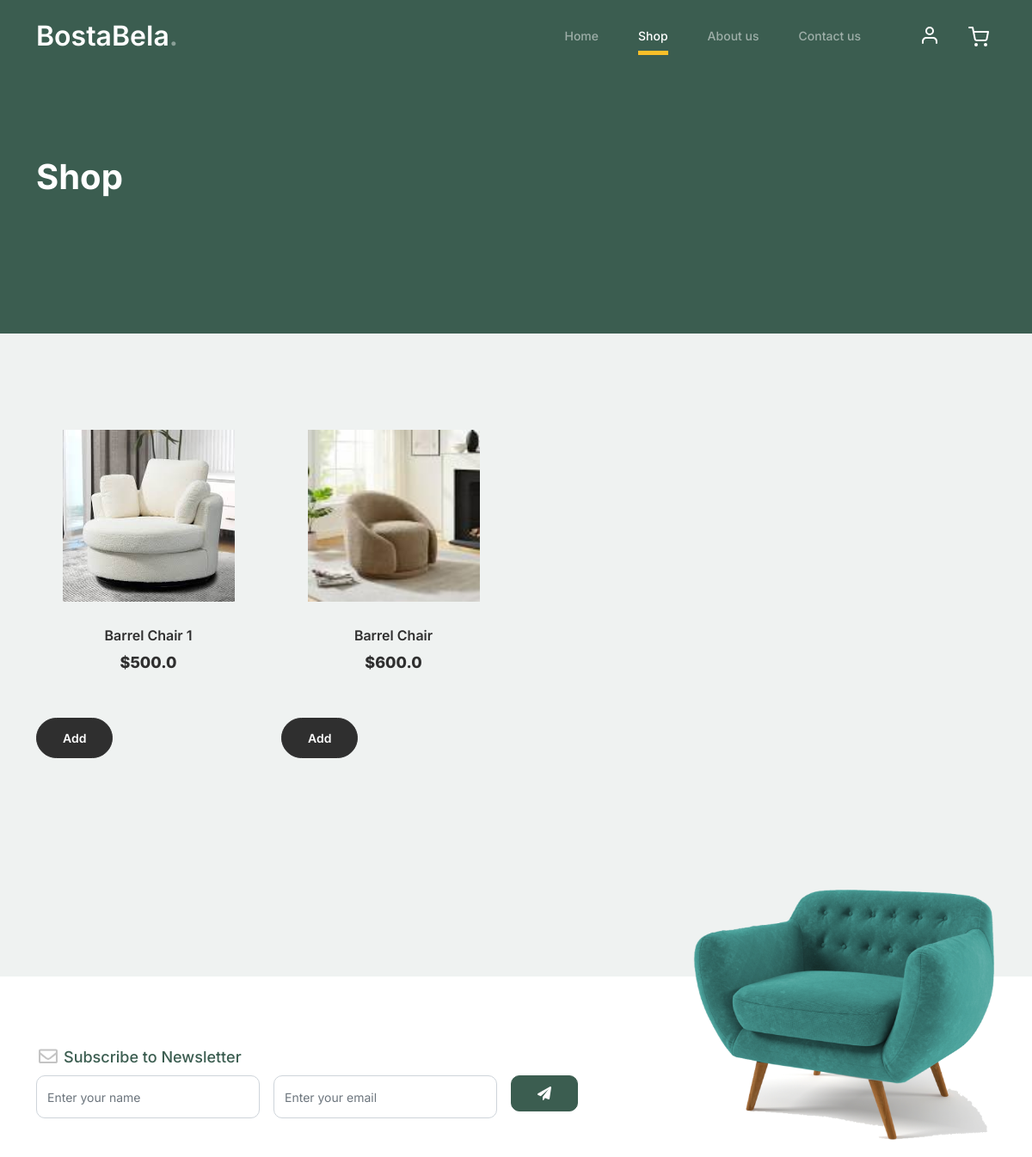
Page /shop/ (upper part) on the earlier database version.
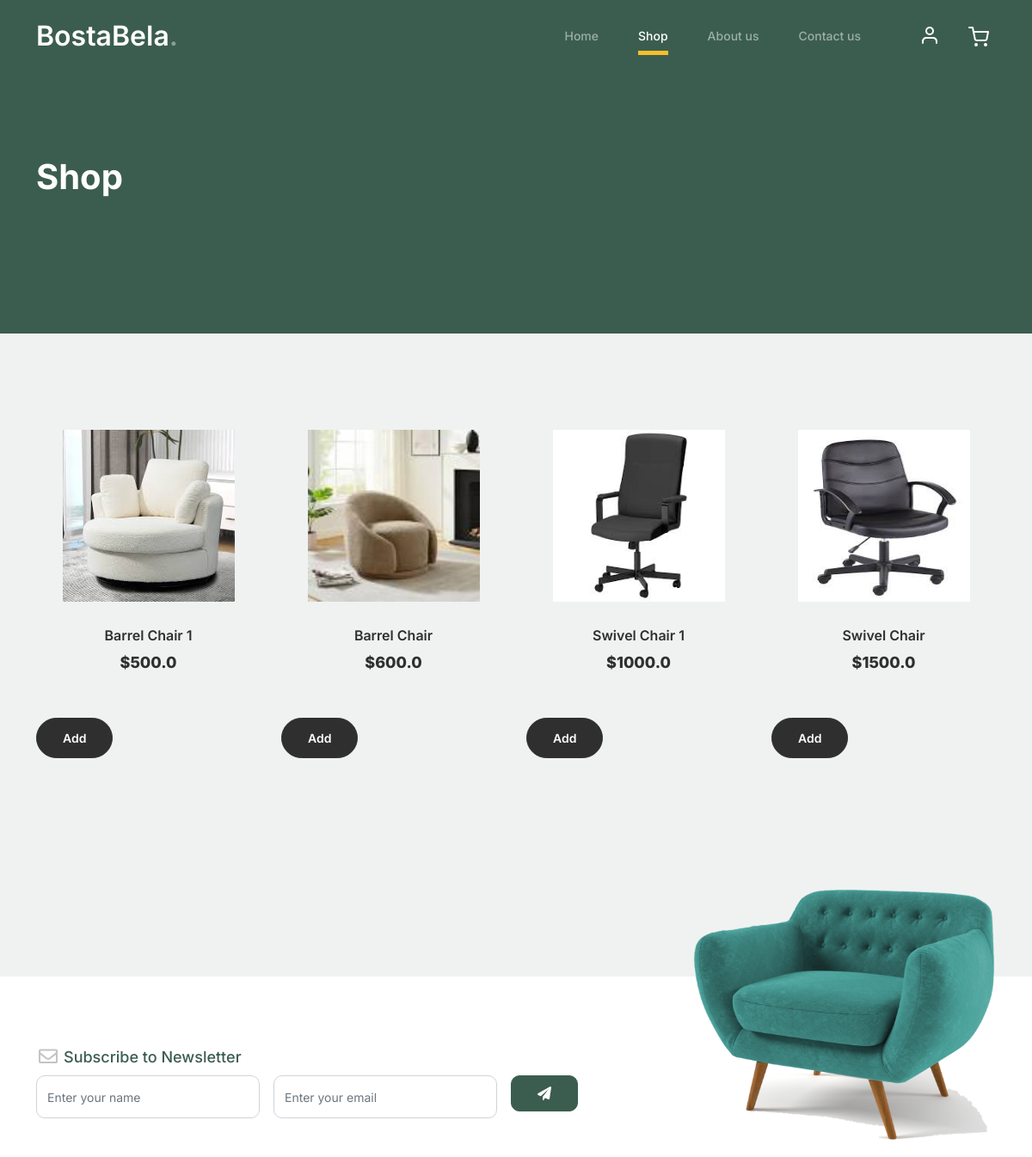
Same page on the later database version.
### bi3smart/models.py (models this page shows)
class Produit(models.Model):
   idProd = models.AutoField(primary_key=True)
   nom = models.CharField(max_length=150, blank=True, null=True)
   prix = models.FloatField(blank=True, null=True)
   qteTotal = models.IntegerField(blank=True, null=True)
   user = models.ForeignKey(User, on_delete=models.CASCADE, default=1)
   categorie = models.ForeignKey(Categorie, on_delete=models.CASCADE)
   image = models.ImageField(upload_to="media/images/", null=True, blank=True)

### bi3smart/views.py (the view)
# urls.py: path('shop/',LoginViews.shop, name='shop'),
    def shop(request):
        produits = Produit.objects.all()  # Retrieve all Produit objects
        return render(request, 'shop.html', {'produits': produits})

### bi3smart/templates/shop.html (shortened to what this page needs)
<head>
    {% load static %}
          <link href="{% static 'css/bootstrap.min.css' %}" rel="stylesheet">
          <link href="https://cdnjs.cloudflare.com/ajax/libs/font-awesome/6.0.0-beta3/css/all.min.css" rel="stylesheet">
          <link href="{% static 'css/tiny-slider.css' %}" rel="stylesheet">
          <link href="{% static 'css/style.css' %}" rel="stylesheet">
          <link rel="stylesheet" href="https://cdnjs.cloudflareFurni Free Bootstrap 5 Template for Furniture and Interior Design Websites by Untree.co.com/ajax/libs/font-awesome/6.4.2/css/all.min.css">
      </head>
      <body>
          <nav class="custom-navbar navbar navbar navbar-expand-md navbar-dark bg-dark" arial-label="Furni navigation bar">
              <div class="container">
                  <a class="navbar-brand" href="/index/">BostaBela<span>.</span></a>
                  <div class="collapse navbar-collapse" id="navbarsFurni">
                      <ul class="custom-navbar-nav navbar-nav ms-auto mb-2 mb-md-0">
                          <li class="nav-item"><a class="nav-link" href="/index/">Home</a></li>
                          <li class="nav-item active"><a class="nav-link active" href="/shop/">Shop</a></li>
                          <li><a class="nav-link" href="/aboutus/">About us</a></li>
                          <li><a class="nav-link" href="/contact/">Contact us</a></li>
                      </ul>
                      <ul class="custom-navbar-cta navbar-nav mb-2 mb-md-0 ms-5">
                          <li><a class="nav-link" href="/login/">
                            <img src="{% static 'images/user.svg' %}">
                        </a></li>
                          <li><a class="nav-link" href="/cart/">
                            <img src="{% static 'images/cart.svg' %}">
                        </a></li>
                      </ul>
                  </div>
              </div>
          </nav>
{% load static %}
			<div class="hero">
				<div class="container">
					<div class="row justify-content-between">
						<div class="col-lg-5">
							<div class="intro-excerpt">
								<h1>Shop</h1>
							</div>
						</div>
						<div class="col-lg-7">
						</div>
					</div>
				</div>
			</div>
		<div class="untree_co-section product-section before-footer-section">
		    <div class="container">
		      	<div class="row">
					{% for produit in produits %}
					<div class="col-12 col-md-4 col-lg-3 mb-5">
						<form method="post" action="{% url 'addpanier' %}">
							<a class="product-item" href="#">
								<img src="{{ produit.image.url }}" class="img-fluid product-thumbnail" style="width: 200px; height: 200px;">
								<h3 class="product-title">{{ produit.nom }}</h3>
								<strong class="product-price">${{ produit.prix }}</strong>
							</a>
							<button type="submit" class="btn btn-info btn-sm">Add</button>
						</form>
					</div>
					{% endfor %}
		      	</div>
		    </div>
		</div>
		<footer class="footer-section">
			<div class="container relative">
				<div class="sofa-img">
					<img src="{% static 'images/sofa.png' %}" alt="Image" class="img-fluid">
				</div>
				<div class="row">
					<div class="col-lg-8">
						<div class="subscription-form">
							<h3 class="d-flex align-items-center"><span class="me-1"><img src="{% static 'images/envelope-outline.svg' %}" alt="Image" class="img-fluid"></span><span>Subscribe to Newsletter</span></h3>
							<form action="#" class="row g-3">
								<div class="col-auto">
									<input type="text" class="form-control" placeholder="Enter your name">
								</div>
								<div class="col-auto">
									<input type="email" class="form-control" placeholder="Enter your email">
								</div>
								<div class="col-auto">
									<button class="btn btn-primary">
										<span class="fa fa-paper-plane"></span>
									</button>
								</div>
							</form>
						</div>
					</div>
				</div>
				<div class="row g-5 mb-5">
				</div>
			</div>
		</footer>
	</body>
</html>

Differences in the rows shown:
added Produit: image (picture), nom "Swivel Chair 1", prix "1000.0"
added Produit: image (picture), nom "Swivel Chair", prix "1500.0"
